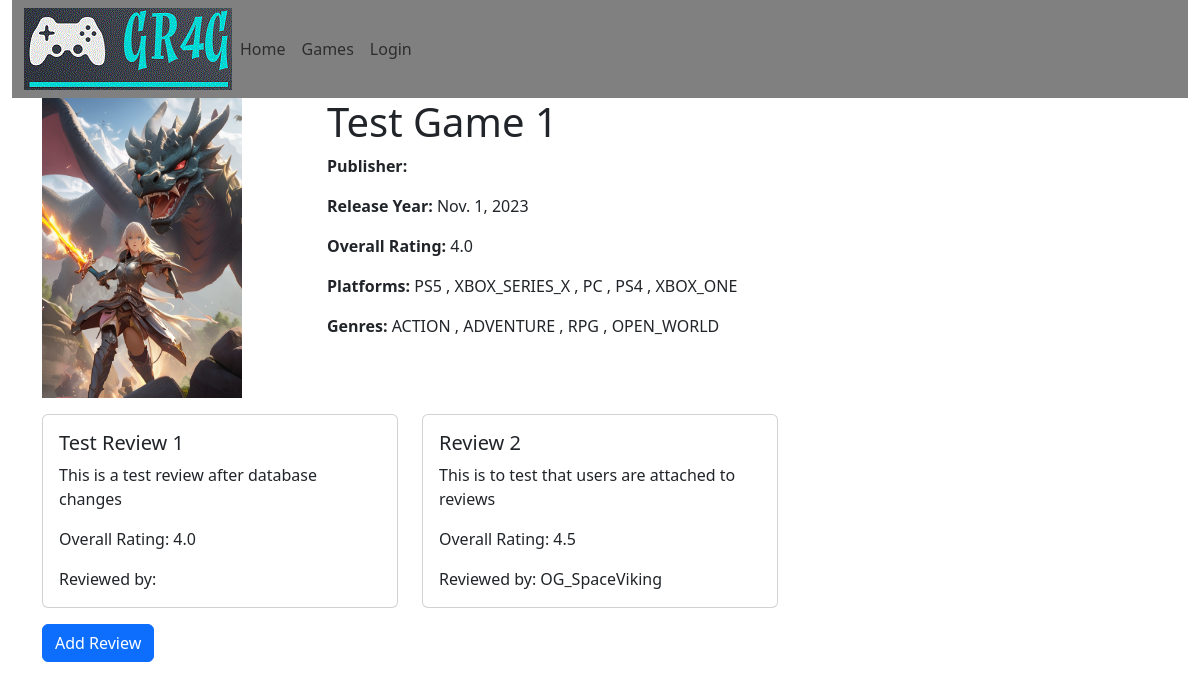
Before: /games/1/ with the older database file.
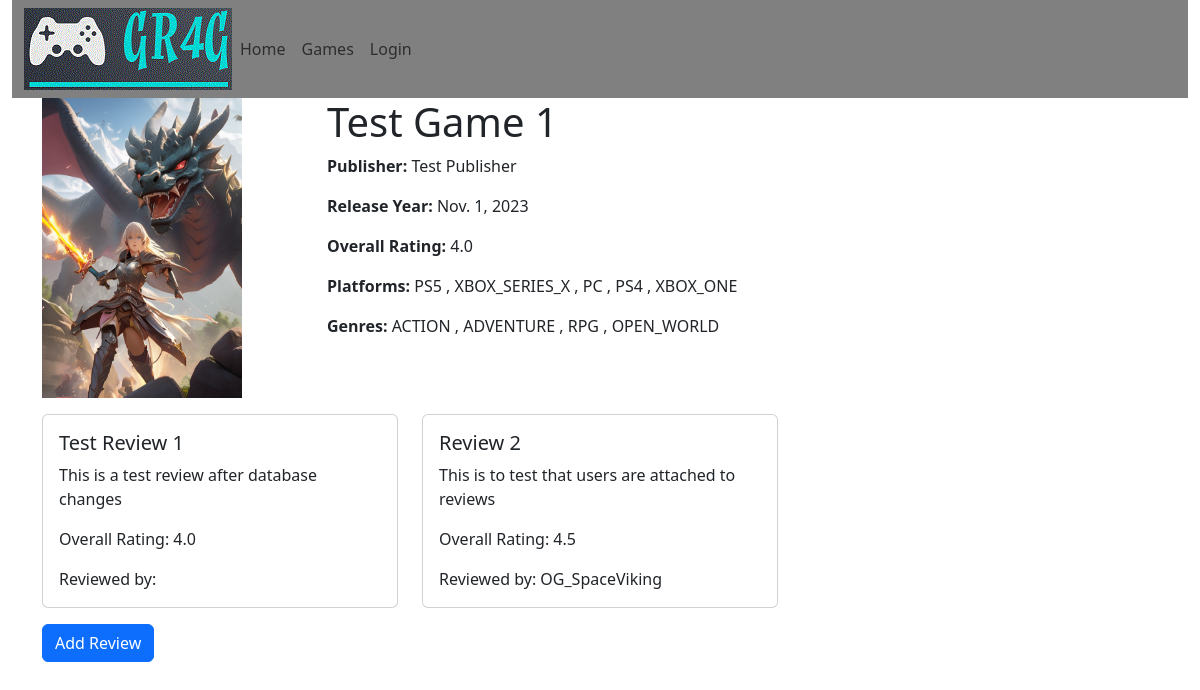
After: the same page with the newer database file.
### gameReview_app/models.py (models this page shows, shortened)
class Game(models.Model):
    title = models.CharField(max_length=200)
    genre = models.ManyToManyField(Genre)
    publisher = models.ForeignKey(Publisher, on_delete=models.SET_NULL, null=True, blank=True)
    release_year = models.DateField()
    platforms = models.ManyToManyField(Platform)
    overall_rating = models.DecimalField(
        max_digits=2,
        decimal_places=1,
        null=True,
        blank=True,
    )
    cover_image = models.ImageField(upload_to='game_covers/', null=True, blank=True) # Saves the uploaded image to media/game_covers

class Publisher(models.Model):
    name = models.CharField(max_length=100)
    website = models.URLField()
    contact = models.CharField(max_length=200)

### gameReview_app/views.py (the view)
# urls.py: path('games/<int:game_id>/', views.game_detail, name='game_detail'),
def game_detail(request, game_id):
    game = Game.objects.get(pk=game_id)
    if request.method == 'POST':
        review_form = ReviewForm(request.POST)
        if review_form.is_valid():
            review = review_form.save(commit=False)
            review.game = game  # Set the game instance
            review.save()
            return redirect('game_detail', game_id=game_id)
    else:
        review_form = ReviewForm()
    return render(request, 'gameReview_app/game_detail.html', {'game': game, 'review_form': review_form})

### gameReview_app/templates/gameReview_app/game_detail.html
{% extends "gameReview_app/default_template.html" %}
{% block content %}
<div class="container">
    <div class="row">
        <div class="col-md-3">
            <img src="{{ game.cover_image.url }}" alt="{{ game.title }}" width="200" height="300">
        </div>
        <div class="col-md-9">
            <h1>{{ game.title }}</h1>
            <p><strong>Publisher:</strong> {{ game.publisher.name }}</p>
            <p><strong>Release Year:</strong> {{ game.release_year }}</p>
            <p><strong>Overall Rating:</strong> {{ game.overall_rating }}</p>
            <p><strong>Platforms:</strong>
                {% for platform in game.platforms.all %}
                    {{ platform.name }}
                    {% if not forloop.last %}, {% endif %}
                {% endfor %}
            </p>
            <p><strong>Genres:</strong>
                {% for genre in game.genre.all %}
                    {{ genre.game_genre }}
                    {% if not forloop.last %}, {% endif %}
                {% endfor %}
            </p>
        </div>
    </div>
    <div class="row mt-3">
        {% for review in game.review_set.all %}
        <div class="col-md-4">
            <div class="card">
                <div class="card-body">
                    <h5 class="card-title">{{review.title}}</h5>
                    <p class="card-text">{{ review.content }}</p>
                    <p class="card-text">Overall Rating: {{review.overall_rating}}</p>
                    <p class="card-text">Reviewed by: {{review.user.user_name}}</p>
                </div>
            </div>
        </div>
        {% endfor %}
    </div>
    <div class="row mt-3">
        <div class="col-md-12">
            <a href="{% url 'create_review' game.id %}" class="btn btn-primary">Add Review</a>
        </div>
    </div>
</div>
{% endblock %}

Changed rows visible on the page:
changed Game "Test Game 1": publisher.name (not shown) → "Test Publisher"
